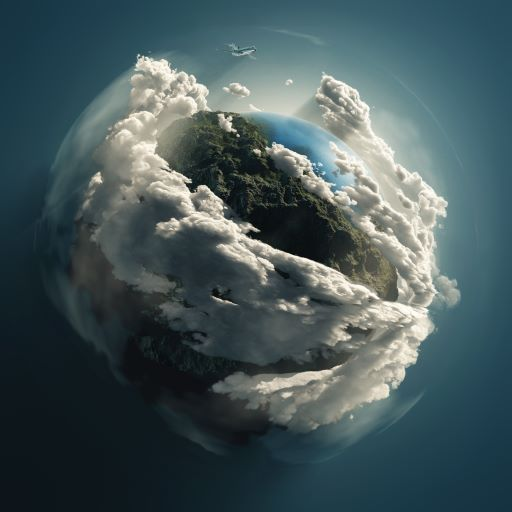
#> input picture Machine vision/week2/pics/1.jpg, 512 x 512 px, found by its file name
$ python Masking.py
#> lines starting #> are read from the running program, lines starting #| are printed output that depends on the picture; after the words box and inside, x2 and y2 are one past the last pixel; in counts of white or black regions, pixels touching at a corner belong together
import cv2 as cv
import numpy as np

img = cv.imread('Machine vision\week2\pics/1.jpg')
#> img is the input picture: shape (512, 512, 3); mean B, G, R 90.5, 87.8, 70
cv.imshow('org',img)
cv.imwrite('Machine vision\week3\pics/img.jpg',img)

blank = np.zeros(img.shape[:2],dtype='uint8')
mask = cv.circle(blank, (img.shape[1]//2,img.shape[0]//2),200,255,-1)
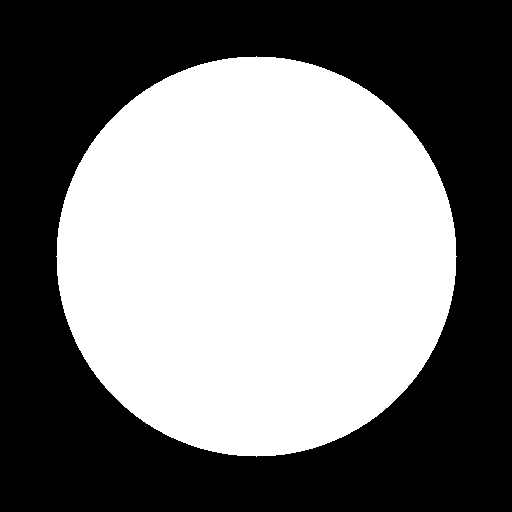
#> blank: shape (512, 512); 47.9% white; 1 white region, box (x1, y1, x2, y2) and area: (56, 56, 457, 457) 125629
cv.imshow('mask',mask)
cv.imwrite('Machine vision\week3\pics/mask.jpg',mask)

# 注意这里传的前两个参数都是原图
masked = cv.bitwise_and(img,img,mask=mask)
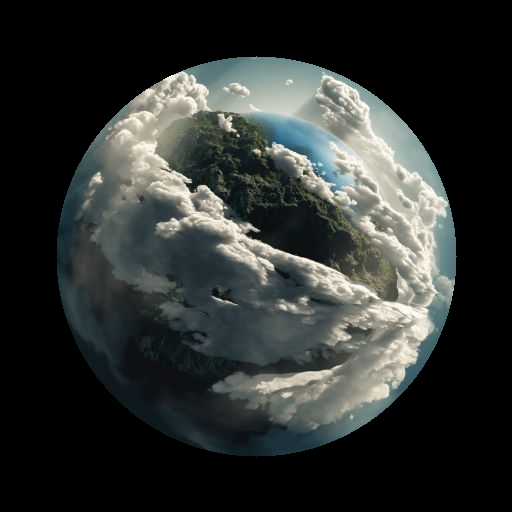
#> masked: shape (512, 512, 3); mean B, G, R 49.1, 51.1, 47.5
cv.imshow('masked',masked)
cv.imwrite('Machine vision\week3\pics/masked.jpg',masked)

cv.waitKey(0)

$ run again, with Machine vision/week2/pics/2.png saved as Machine vision/week2/pics/1.jpg
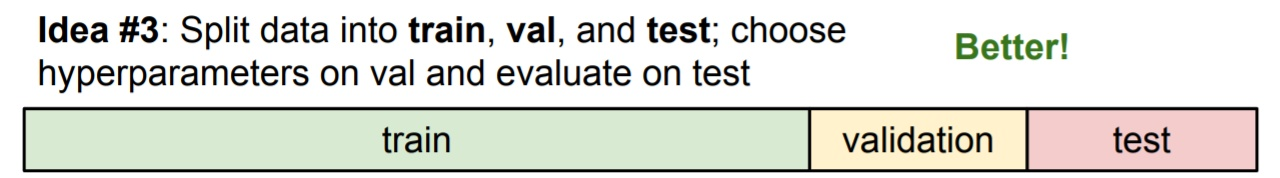
#> input picture Machine vision/week2/pics/2.png, 1280 x 178 px, found by its file name
#> img is the input picture: shape (178, 1280, 3); mean B, G, R 212.8, 220.1, 219
#> `mask = cv.circle(blank, (img.shape[1]//2,img.shape[0]//2),200,255,-1)`:
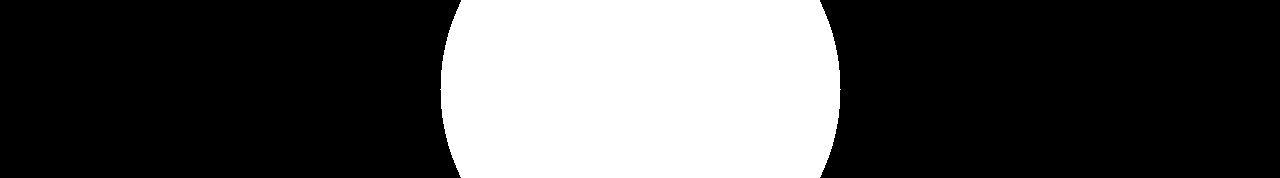
#> blank: shape (178, 1280); 30.2% white; 1 white region, box (x1, y1, x2, y2) and area: (440, 0, 841, 178) 68760
#> `masked = cv.bitwise_and(img,img,mask=mask)`:
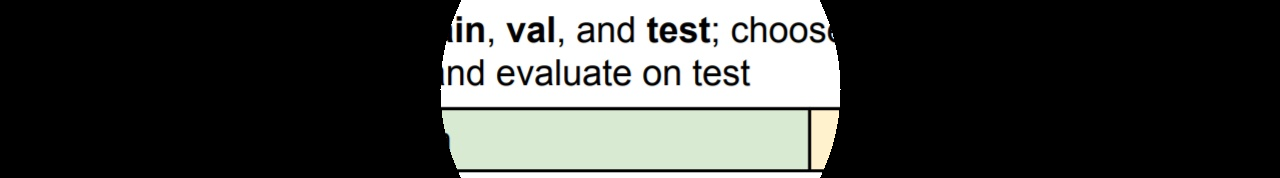
#> masked: shape (178, 1280, 3); mean B, G, R 63.3, 65.8, 64.2
